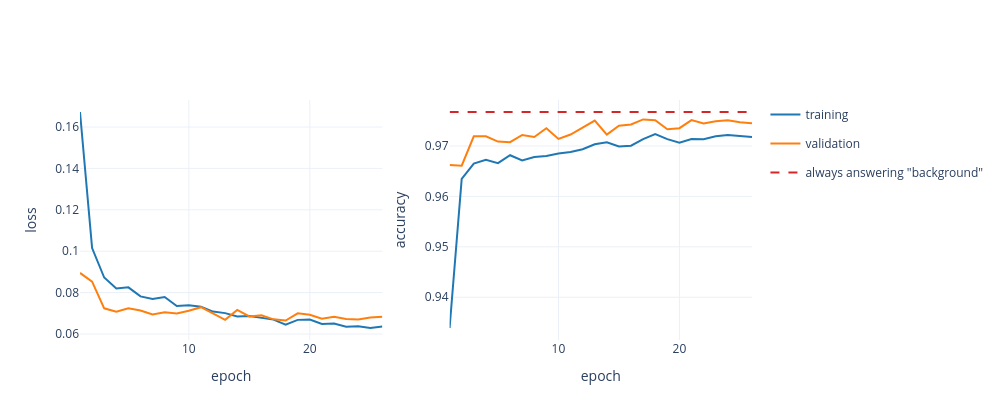

Here is the notebook cell this chart was saved with:
### Code cell
def plot_history(history, acc_trivial):
    epochs = list(range(1, len(history.history['loss']) + 1))

    fig = make_subplots(rows=1, cols=2)
    for col, (metric, ylabel) in enumerate([('loss', 'loss'), ('accuracy', 'accuracy')], start=1):
        for name, key, color in [('training', metric, '#1f77b4'), ('validation', f'val_{metric}', '#ff7f0e')]:
            fig.add_trace(
                go.Scatter(x=epochs, y=history.history[key], name=name, legendgroup=name,
                           showlegend=(col == 1), line=dict(color=color)),
                row=1, col=col,
            )
        fig.update_xaxes(title_text='epoch', row=1, col=col)
        fig.update_yaxes(title_text=ylabel, row=1, col=col)

    fig.add_trace(go.Scatter(x=[1, len(epochs)], y=[acc_trivial, acc_trivial], mode='lines',
                             name='always answering "background"',
                             line=dict(color='#d62728', dash='dash')), row=1, col=2)
    fig.update_layout(width=1000, height=420, hovermode='x unified')
    fig.show()


acc_trivial = float((y_train == 0).mean())
plot_history(historicos[0], acc_trivial)

### Figure 1 — Plotly figure (JSON) as saved in the notebook; plotly's stock layout.template omitted (floating-point values rounded to 4 significant figures)
{"data": [{"legendgroup": "training", "line": {"color": "#1f77b4"}, "name": "training", "showlegend": true, "type": "scatter", "x": [1, 2, 3, 4, 5, 6, 7, 8, 9, 10, 11, 12, 13, 14, 15, 16, 17, 18, 19, 20, 21, 22, 23, 24, 25, 26], "xaxis": "x", "y": [0.1672, 0.1015, 0.08728, 0.082, 0.08254, 0.07818, 0.07694, 0.07789, 0.07352, 0.07383, 0.07321, 0.07084, 0.07009, 0.0685, 0.06874, 0.0678, 0.06694, 0.06451, 0.06683, 0.06703, 0.06482, 0.06502, 0.06346, 0.06378, 0.0629, 0.06367], "yaxis": "y"}, {"legendgroup": "validation", "line": {"color": "#ff7f0e"}, "name": "validation", "showlegend": true, "type": "scatter", "x": [1, 2, 3, 4, 5, 6, 7, 8, 9, 10, 11, 12, 13, 14, 15, 16, 17, 18, 19, 20, 21, 22, 23, 24, 25, 26], "xaxis": "x", "y": [0.0895, 0.08533, 0.07241, 0.07074, 0.07247, 0.07137, 0.06941, 0.07046, 0.06989, 0.07121, 0.07295, 0.06973, 0.06685, 0.0716, 0.06848, 0.06901, 0.06708, 0.06649, 0.06998, 0.06932, 0.06742, 0.06833, 0.0673, 0.06705, 0.06801, 0.06831], "yaxis": "y"}, {"legendgroup": "training", "line": {"color": "#1f77b4"}, "name": "training", "showlegend": false, "type": "scatter", "x": [1, 2, 3, 4, 5, 6, 7, 8, 9, 10, 11, 12, 13, 14, 15, 16, 17, 18, 19, 20, 21, 22, 23, 24, 25, 26], "xaxis": "x2", "y": [0.9339, 0.9635, 0.9665, 0.9672, 0.9666, 0.9682, 0.9671, 0.9678, 0.968, 0.9685, 0.9688, 0.9694, 0.9703, 0.9707, 0.9699, 0.9701, 0.9714, 0.9723, 0.9714, 0.9706, 0.9714, 0.9713, 0.9719, 0.9722, 0.972, 0.9718], "yaxis": "y2"}, {"legendgroup": "validation", "line": {"color": "#ff7f0e"}, "name": "validation", "showlegend": false, "type": "scatter", "x": [1, 2, 3, 4, 5, 6, 7, 8, 9, 10, 11, 12, 13, 14, 15, 16, 17, 18, 19, 20, 21, 22, 23, 24, 25, 26], "xaxis": "x2", "y": [0.9662, 0.9661, 0.9719, 0.9719, 0.9709, 0.9707, 0.9722, 0.9718, 0.9735, 0.9714, 0.9723, 0.9737, 0.975, 0.9723, 0.974, 0.9743, 0.9753, 0.9751, 0.9733, 0.9735, 0.9751, 0.9745, 0.9749, 0.9751, 0.9747, 0.9745], "yaxis": "y2"}, {"line": {"color": "#d62728", "dash": "dash"}, "mode": "lines", "name": "always answering \"background\"", "type": "scatter", "x": [1, 26], "xaxis": "x2", "y": [0.9767, 0.9767], "yaxis": "y2"}], "layout": {"height": 420, "hovermode": "x unified", "width": 1000, "xaxis": {"anchor": "y", "domain": [0.0, 0.45], "title": {"text": "epoch"}}, "xaxis2": {"anchor": "y2", "domain": [0.55, 1.0], "title": {"text": "epoch"}}, "yaxis": {"anchor": "x", "domain": [0.0, 1.0], "title": {"text": "loss"}}, "yaxis2": {"anchor": "x2", "domain": [0.0, 1.0], "title": {"text": "accuracy"}}}}
